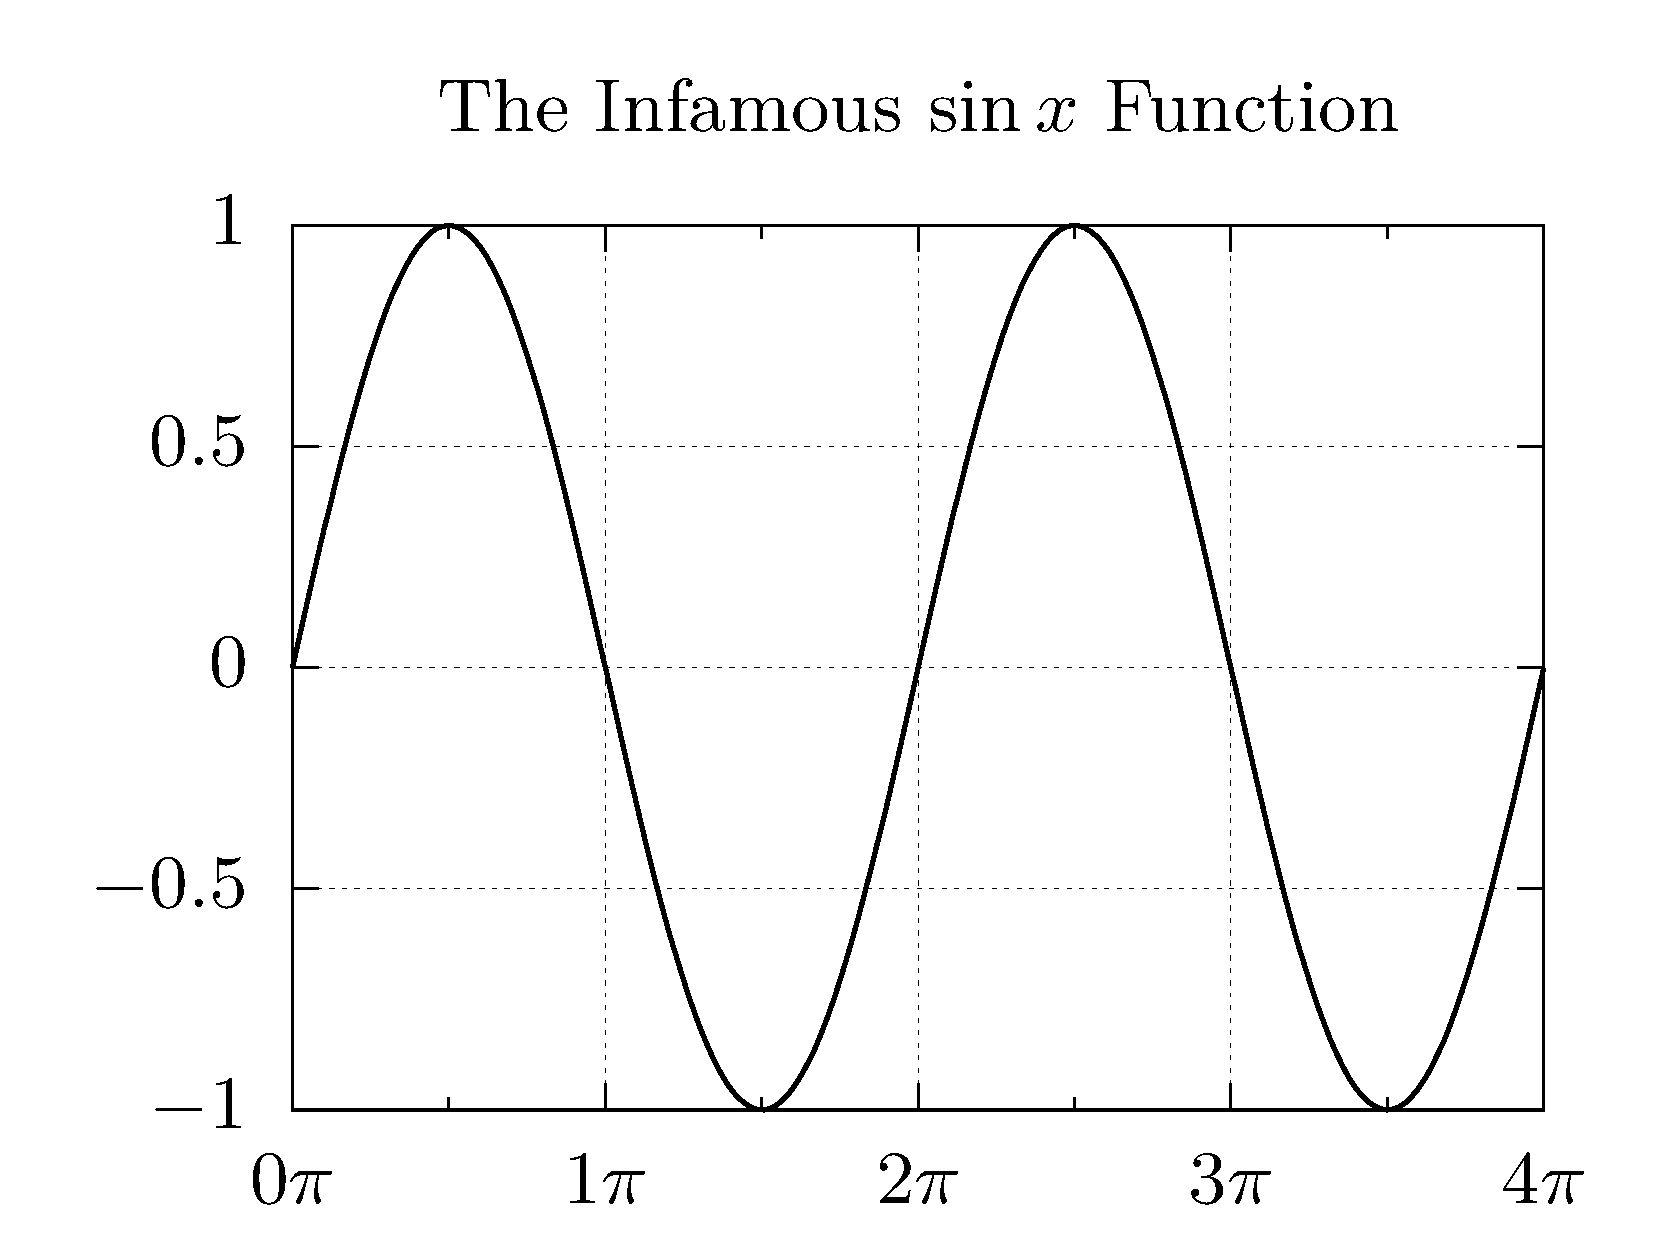

Reproduce this figure in gnuplot.
set terminal epslatex size 2.8, 2.1 monochrome standalone "" 9 header '\newcommand{\mevcc}{\ensuremath{\mathrm{Me\kern -0.1em V\!/}c^2}} \newcommand{\mevc}{\ensuremath{\mathrm{Me\kern -0.1em V\!/}c}} \newcommand{\gevcc}{\ensuremath{\mathrm{Ge\kern -0.1em V\!/}c^2}} \newcommand{\gevc}{\ensuremath{\mathrm{Ge\kern -0.1em V\!/}c}} \newcommand{\MagUp}{\ensuremath{\mathrm{\textit{Mag\kern -0.05em Up}}}} \newcommand{\MagDown}{\ensuremath{\mathrm{\textit{MagDown}}}} \newcommand{\tev}{\ensuremath{\mathrm{Te\kern -0.1em V}}} \newcommand{\invfb}{\ensuremath{\mathrm{fb}^{-1}}} \newcommand{\Lb}{\ensuremath{\Lambda_b^0}} \newcommand{\Lz}{\ensuremath{\Lambda}} \newcommand{\Dz}{\ensuremath{D^0}} \newcommand{\Ks}{\ensuremath{K_s}} \newcommand{\jpsi}{\ensuremath{J\mskip -3mu/\mskip -2mu\psi\mskip 2mu}}'
set output 'sin.tex'
load '/home/jovyan/scripts/parula.pal'
set datafile separator ','

set macros
set loadpath '/home/jovyan/scripts'

set title 'The Infamous $\sin x$ Function'
set samples 200
set xrange [0:4*pi]
set xtics pi
set mxtics 2
set format x '%.0P$\pi$'
set ytics .5
set grid
plot sin(x) lw 2 notitle